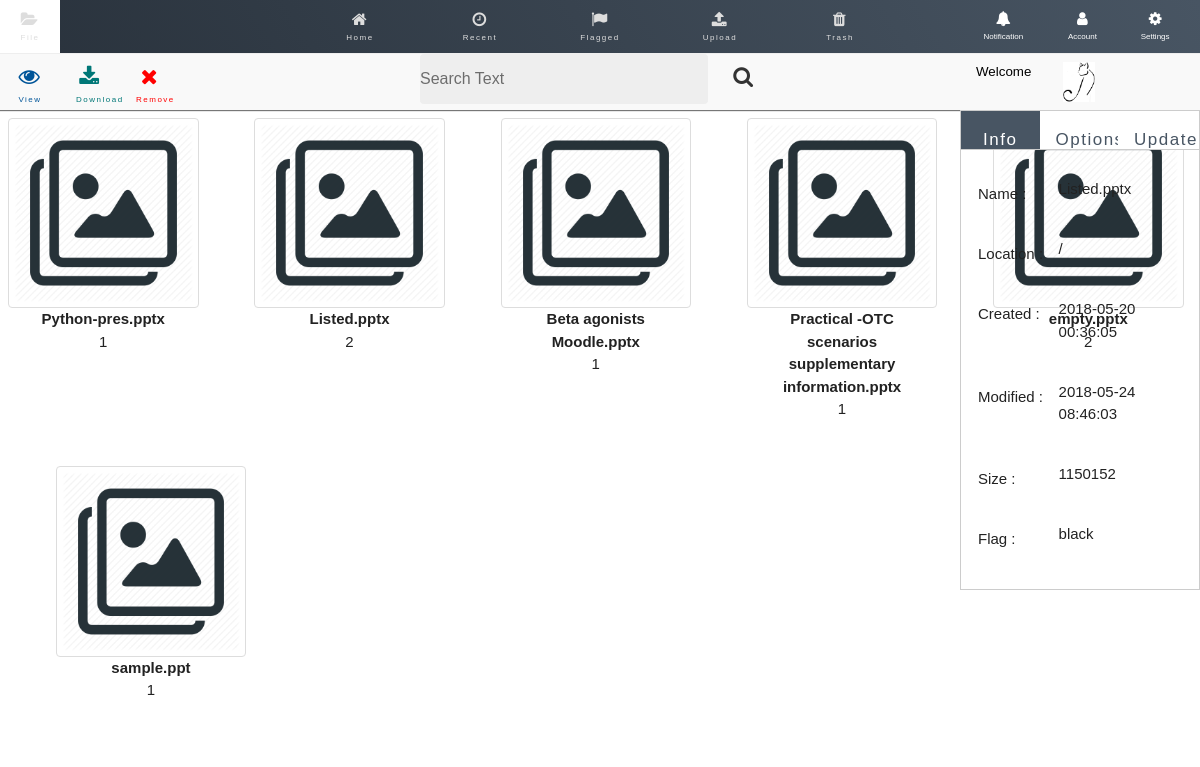
Page /?/Welcome/summon/home&id=6 on the committed database.
### tables this page shows
CREATE TABLE `wc_file` (
  `id` int(11) NOT NULL AUTO_INCREMENT,
  `name` varchar(256) NOT NULL,
  `extension` varchar(5) NOT NULL,
  `location` varchar(256) DEFAULT '',
  `created` datetime DEFAULT CURRENT_TIMESTAMP,
  `modified` datetime DEFAULT CURRENT_TIMESTAMP,
  `fsize` int(11) NOT NULL,
  `flag` int(11) NOT NULL DEFAULT '1',
  `member` int(11) NOT NULL,
  `active` tinyint(2) DEFAULT '1',
  `thumbnail` int(11) DEFAULT '1',
  `author` varchar(100) DEFAULT NULL,
  `category` varchar(100) DEFAULT NULL,
  `contentype` varchar(100) DEFAULT NULL,
  PRIMARY KEY (`id`),
  KEY `flag` (`flag`),
  KEY `member` (`member`)
);

CREATE TABLE `wc_flag` (
  `id` int(11) NOT NULL AUTO_INCREMENT,
  `name` varchar(30) NOT NULL,
  `color` varchar(7) NOT NULL,
  PRIMARY KEY (`id`),
  UNIQUE KEY `name` (`name`),
  UNIQUE KEY `color` (`color`)
);

### sites/controller/welcome.php (called while the page is built, shortened)
<?php
class Welcome extends \Epiqworx\Concrete\Controller
{
	function summon($option) {
		$this->render();
	}
}
?>

### epiqworx/concrete/router.php (called while the page is built, shortened)
<?php
class Router {
    private $controller = '';
    private $method = '';
    private $params = [];
    function __construct() {
        $url = $this->uri();
        if (count($url) == 0) {
            $this->controller = WEBDFLTCLASS;
            $this->method = WEBDFLTMETHOD;
            $this->controller = new $this->controller();
        } else {
            $this->controller = new $this->controller();
            unset($url[0]);
            unset($url[1]);
            $this->params = $url ? array_values($url) : [];
        }
        call_user_func_array([$this->controller, $this->method], $this->params);
    }
    private function uri() {
        $uri = explode("/", $this->getRequest());
        if ($uri[0] === NULL | $uri[0] === "" | $uri[0] === "/") {
            unset($uri[0]);
        }
        $uri = array_values($uri);
        return array_values($uri);
    }
    private function setFileClass($classObj) {
        if (is_readable(WEBCONTROLLER . strtolower($classObj) . '.php')) {
            $this->controller = $classObj;
        } else {
            \Epiqworx\Abstraction\Glitch::e404("Class : " . $classObj . " Does Not Exist <br>");
        }
    }
    private function setMethod($classObj, $method) {
        if (!is_null($method)) {
            if (method_exists($classObj, $method)) {
                $this->method = $method;
            } else {
               \Epiqworx\Abstraction\Glitch::e404("Method : " . $method . " Does Not Exist <br>");
            }
        } else {
           \Epiqworx\Abstraction\Glitch::e404("Method : " . $method . " Is Not Set <br>");
        }
    }
    private function getRequest() {
        $urlArray = explode("?", filter_var($_SERVER["REQUEST_URI"], FILTER_SANITIZE_URL));
        if(!isset($urlArray[1])) { return ''; }
        else { return $urlArray[1]; }
    }
}
?>

### index.php (called while the page is built, shortened)
<?php
new Epiqworx\Concrete\Router();
?>

### epiqworx/abstraction/dbhandler.php (called while the page is built, shortened)
<?php
abstract class DBHandler {
	private static $connection;
    private static function GetConnection() {
        self::$connection = mysqli_connect('localhost', 'root', '');
		return self::$connection;
    }
    public static function DQLi($sql, $params = null) {
        try {
            $conn = self::GetConnection();
            $stmt = mysqli_query($conn, $sql);
            $rslt = array();
                while($result = mysqli_fetch_assoc($stmt)){
                    $rslt[] = $result;
                }
            return $rslt;
        } catch (Exception $ex) {
            \Epiqworx\Abstraction\Glitch::dberror($ex->getMessage());
        }
    }
    public static function DQLqi($sql, $params = null) {
        try {
            $conn = self::GetConnection();
            $stmt = mysqli_query($conn, $sql);
            return mysqli_fetch_array($stmt);
        } catch (Exception $ex) {
            \Epiqworx\Abstraction\Glitch::dberror($ex->getMessage());
        }
    }
}
?>

### sites/view/section/home.php (the view)
<?php $result = \Epiqworx\Abstraction\DBHandler::DQLi("SELECT id, thumbnail, name, flag FROM wc_file WHERE member = 1 AND active = 1"); ?>
<?php if(empty($result)) { ?>
  <div class="" style="margin: auto; padding-top: 50px;">
    <a href="?/Welcome/summon/upload">
      <button class="btn-0" class="width-sm-20" style="font-size: 48pt;">
        <i class="fa fa-upload"></i>
        <span class="width-xs-20" style="font-size:22pt">No Files Found <br/> You Must Upload PowerPoint Files</span>
      </button>
    </a>
  </div>
<?php } else { ?>
    <div class="img-row">
    <?php for($x = 0; $x < count($result); $x++) { ?>
        <div class="column">
            <a href="?/Welcome/summon/home&id=<?php echo $result[$x]['id']; ?>">
                <img src="sites/usr/img/<?= $result[$x]['thumbnail']?>.png" alt="Avatar" style="width:100%">
            </a>
            <div class="container">
                <span class="width-xs-20 txt-c"><b><?php echo $result[$x]['name']?></b></span>
                <p class="width-xs-20 txt-c"><?php echo $result[$x]['flag']?></p>
            </div>
        </div>
    <?php  } ?>
    </div>
    <?php }?>

### sites/view/template/sidebar.php (shortened to what this page needs)
<?php
if (isset($_GET['id']) && !isset($_GET['trash'])) {
    $fileid = htmlspecialchars($_GET['id']);
    $sqlquery = "SELECT fi.name, fi.extension, fi.location, fi.created, fi.modified, fi.fsize, fl.name AS flagname FROM wc_flag fl, wc_file fi WHERE fi.active = 1 && fi.id = $fileid;";
    $result = \Epiqworx\Abstraction\DBHandler::DQLqi($sqlquery);
    $sortby = \Epiqworx\Abstraction\DBHandler::DQLi("SELECT id, name, checked FROM wc_forder");
    ?>
<?php } else { ?>
    <style> #sidebar {display: none;} </style>
<?php } ?>
<aside id="sidebar" class="width-sm-4 width-xs-20 " style=" right:0; position: absolute;">
    <div id="fileInfo">
        <div class="tab">
            <button class="tablinks active" onclick="openTabCont(event, 'Info')">Info</button>
            <button class="tablinks" onclick="openTabCont(event, 'Options')">Options</button>
            <button class="tablinks" onclick="openTabCont(event, 'Update')">Update</button>
        </div>
        <div id="Info" class="tabcontent">
            <br/>
            <p><span class="width-xs-5 sblable">Name : </span> <span class=""> <?php echo $result['name'] ?></span></p>
            <p><span class="width-xs-5 sblable">Location : </span> <span class=""> <?php echo $result['location'] ?>/</span></p>
            <p><span class="width-xs-5 sblable">Created : </span> <span class=""> <?php echo $result['created'] ?></span></p>
            <p><span class="width-xs-5 sblable">Modified : </span> <span class=""> <?php echo $result['modified'] ?></span></p>
            <p><span class="width-xs-5 sblable">Size : </span> <span class=""> <?php echo $result['fsize'] ?></span></p>
            <p><span class="width-xs-5 sblable">Flag : </span> <span class=""> <?php echo $result['flagname'] ?></span></p>
        </div>
    </div>
</aside>

### sites/usr/css/skeleton.css (style rules this page uses)
* { border: 0; margin: 0; padding: 0; }
html, body { height: 100%; width: 100%; }
.width-xs-5 { width: 25%; }
.width-xs-20 { width: 100%; }
@media (min-width: 768px) { .width-sm-4 { width: 20%; } }
.container { position: relative; max-width: 960px; margin: 0 auto; padding: 0 20px; box-sizing: border-box; }
.column, .columns { width: 100%; float: left; box-sizing: border-box; }
@media (min-width: 400px) { .container { width: 85%; padding: 0; } }
@media (min-width: 550px) { .container { width: 80%; } }
@media (min-width: 550px) { .column, .columns { margin-left: 4%; } }
@media (min-width: 550px) { .column:first-child, .columns:first-child { margin-left: 0; } }
html { font-size: 62.5%; }
body { font-size: 1.5em; line-height: 1.6; font-weight: 400; font-family: "Raleway", "HelveticaNeue", "Helvetica Neue", Helvetica, Arial, sans-serif; color: #222; }
p { margin-top: 0; }
a { color: #1EAEDB; }
.button, button, input[type="submit"], input[type="reset"], input[type="button"] { display: inline-block; height: 38px; padding: 0 30px; color: #555; text-align: center; font-size: 11px; font-weight: 600; line-height: 38px; letter-spacing: .1rem; text-transform: uppercase; text-decoration: none; white-space: nowrap; background-color: transparent; border-radius: 4px; border: 1px solid #bbb; cursor: pointer; box-sizing: border-box; }
button, .button { margin-bottom: 1rem; }
pre, blockquote, dl, figure, table, p, ul, ol, form { margin-bottom: 2.5rem; }
.container:after, .row:after, .u-cf { content: ""; display: table; clear: both; }

### sites/usr/css/w3.css (style rules this page uses)
html { box-sizing:border-box }
*,*:before,*:after { box-sizing:inherit }
html { -ms-text-size-adjust:100%;-webkit-text-size-adjust:100% }
body { margin:0 }
article,aside,details,figcaption,figure,footer,header,main,menu,nav,section,summary { display:block }
a { background-color:transparent;-webkit-text-decoration-skip:objects }
img { border-style:none }
button,input,select,textarea { font:inherit;margin:0 }
button,input { overflow:visible }
button,select { text-transform:none }
button,html [type=button],[type=reset],[type=submit] { -webkit-appearance:button }
html,body { font-family:Verdana,sans-serif;font-size:15px;line-height:1.5 }
html { overflow-x:hidden }
img { vertical-align:middle }
a { color:inherit }

### sites/usr/css/custom.css (style rules this page uses)
.txt-c { text-align: center; }

### sites/view/template/header.php (style rules this page uses)
.tabcontent { background-color: transparent; }
.img-row { display: -ms-flexbox; display: flex; -ms-flex-wrap: wrap; flex-wrap: wrap; padding: 0 4px; }
.column { -ms-flex: 25%; flex: 25%; max-width: 10%; padding: 0 4px; }
.column img { margin-top: 8px; vertical-align: middle; border: 1px solid #ddd; border-radius: 4px; padding: 5px; width: 150px; }
@media screen and (max-width: 1280px) { .column { -ms-flex: 16.66%; flex: 16.66%; max-width: 16.66%; } }
.sblable { padding: 5px; width: 40%; }
.tab { overflow: hidden; border: 1px solid #ccc; background-color: #FFF; }
.tab button { background-color: inherit; float: left; border: none; outline: none; cursor: pointer; padding: 16px; transition: 0.3s; font-size: 17px; width: 33%; border-radius: 0px; color: #485563; }
.tab button.active { background-color: #485563; color: #FFF; }
.tabcontent { display: none; padding: 6px 12px; border: 1px solid #ccc; border-top: none; }

### sites/view/template/sidebar.php (style rules this page uses)
#sidebar, #Info { display: block; }

### rows in the picture
wc_file: name "Listed.pptx", created "2018-05-20 00:36:05", modified "2018-05-24 08:46:03", fsize "1150152", flag "2"
wc_flag: name "black"
wc_file: name "Python-pres.pptx", flag "1"
wc_file: name "Beta agonists Moodle.pptx", flag "1"
wc_file: name "Practical -OTC scenarios supplementary information.pptx", flag "1"
wc_file: name "empty.pptx", flag "2"
wc_file: name "sample.ppt", flag "1"
